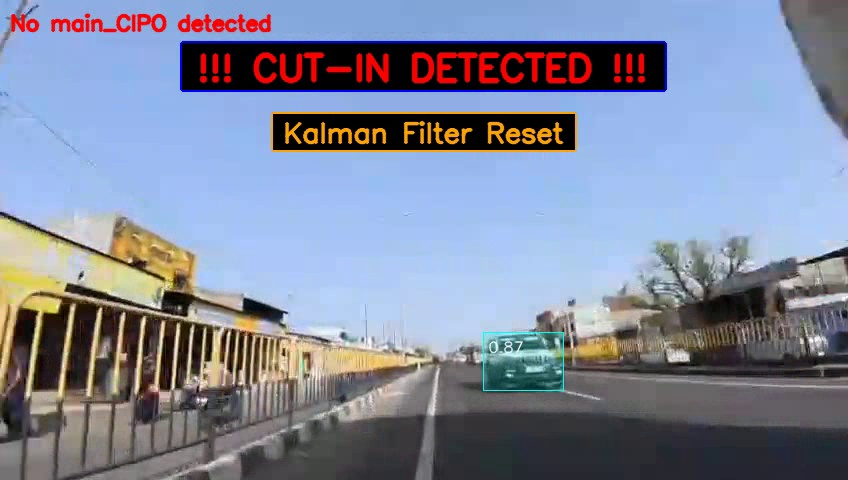
#> input picture VisionPilot/software_defined_vehicle/OpenADKit/Test/frame_50.jpg, 848 x 480 px
$ python ipm_bev.py
#> lines starting #> are read from the running program, lines starting #| are printed output that depends on the picture
import cv2
import numpy as np

img = cv2.imread("frame_50.jpg")
#> img is the input picture: shape (480, 848, 3); mean B, G, R 155.9, 135.6, 128.3

h, w = img.shape[:2]
#> h = 480; w = 848

# Assumed camera parameters
camera_height = 1.0      # meters
pitch_deg = 8.0          # assumed downward pitch

# Approximate focal lengths from FOV
fov_x = 120.0

fx = w / (2 * np.tan(np.radians(fov_x / 2)))
#> fx = 244.8
fy = fx
#> fy = 244.8

cx = w / 2
#> cx = 424
cy = h / 2
#> cy = 240

K = np.array([
    [fx, 0, cx],
    [0, fy, cy],
    [0,  0,  1]
])

pitch = np.radians(pitch_deg)

R = np.array([
    [1, 0, 0],
    [0, np.cos(pitch), -np.sin(pitch)],
    [0, np.sin(pitch),  np.cos(pitch)]
])

T = np.array([[0], [camera_height], [0]])

# Simple road trapezoid
src = np.float32([
    [200, h-1],
    [w-200, h-1],
    [380, 250],
    [470, 250]
])

dst = np.float32([
    [250, h],
    [600, h],
    [250, 0],
    [600, 0]
])

H = cv2.getPerspectiveTransform(src, dst)

bev = cv2.warpPerspective(img, H, (w, h))
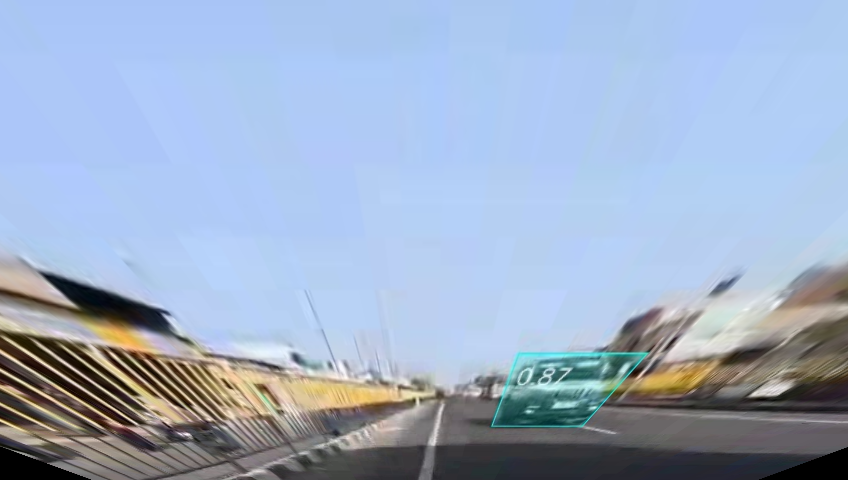
#> bev: shape (480, 848, 3); mean B, G, R 198.8, 174.1, 157.4

cv2.imwrite("frame50_bev.jpg", bev)

cv2.imshow("Original", img)
cv2.imshow("BEV", bev)

cv2.waitKey(0)
cv2.destroyAllWindows()

$ run again, with VisionPilot/software_defined_vehicle/OpenADKit/Test/frame_150.jpg copied over VisionPilot/software_defined_vehicle/OpenADKit/Test/frame_50.jpg
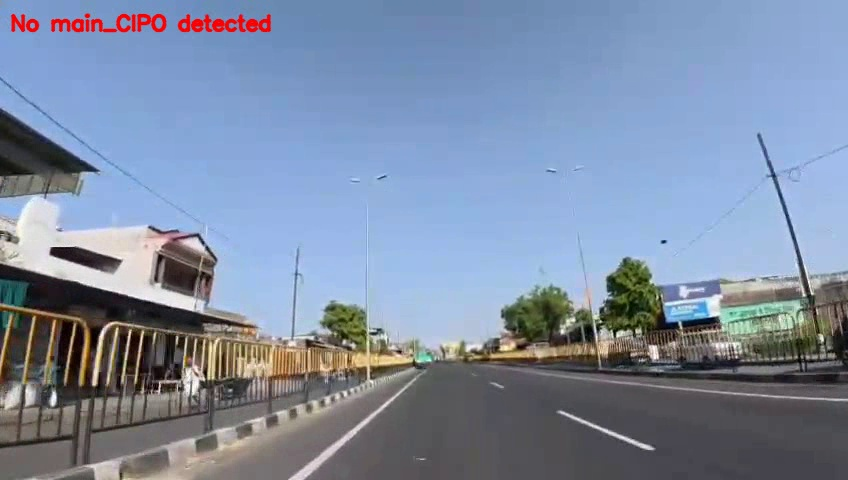
#> input picture VisionPilot/software_defined_vehicle/OpenADKit/Test/frame_150.jpg, 848 x 480 px
#> img is the input picture: shape (480, 848, 3); mean B, G, R 163.2, 140.1, 126
#> `bev = cv2.warpPerspective(img, H, (w, h))`:
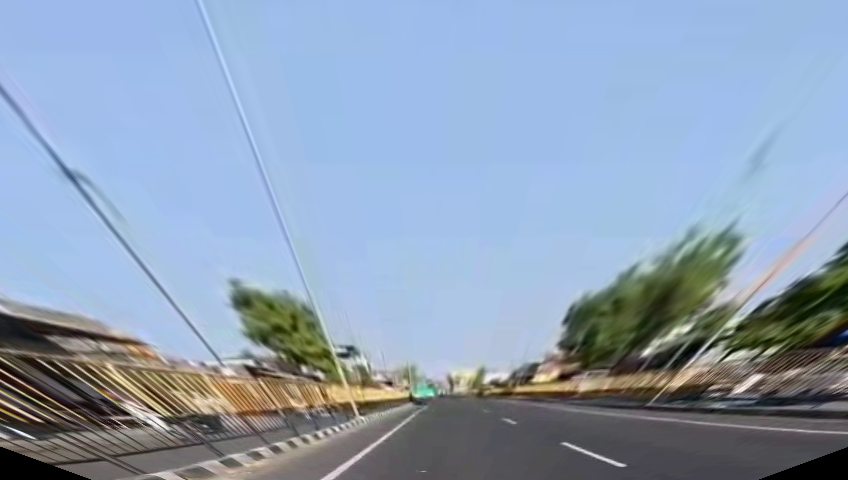
#> bev: shape (480, 848, 3); mean B, G, R 181.4, 159.5, 141.7

$ run again, with VisionPilot/software_defined_vehicle/OpenADKit/Test/frame_250.jpg copied over VisionPilot/software_defined_vehicle/OpenADKit/Test/frame_50.jpg
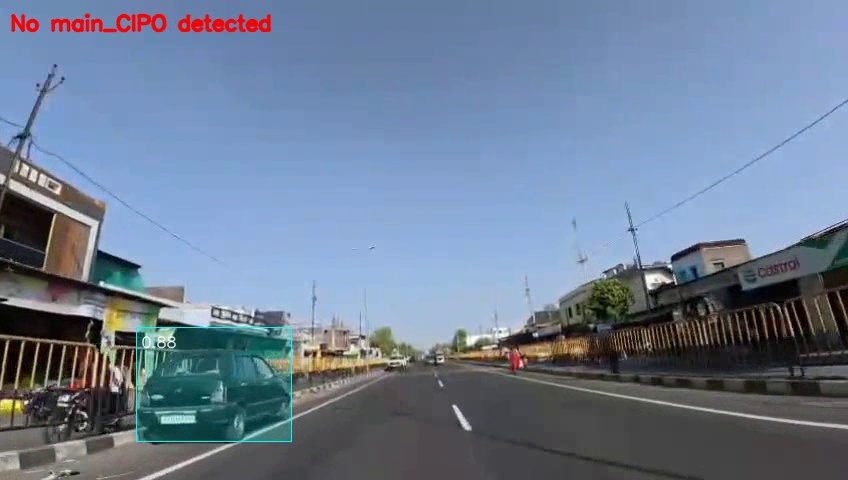
#> input picture VisionPilot/software_defined_vehicle/OpenADKit/Test/frame_250.jpg, 848 x 480 px
#> img is the input picture: shape (480, 848, 3); mean B, G, R 148.2, 125.7, 109.5
#> `bev = cv2.warpPerspective(img, H, (w, h))`:
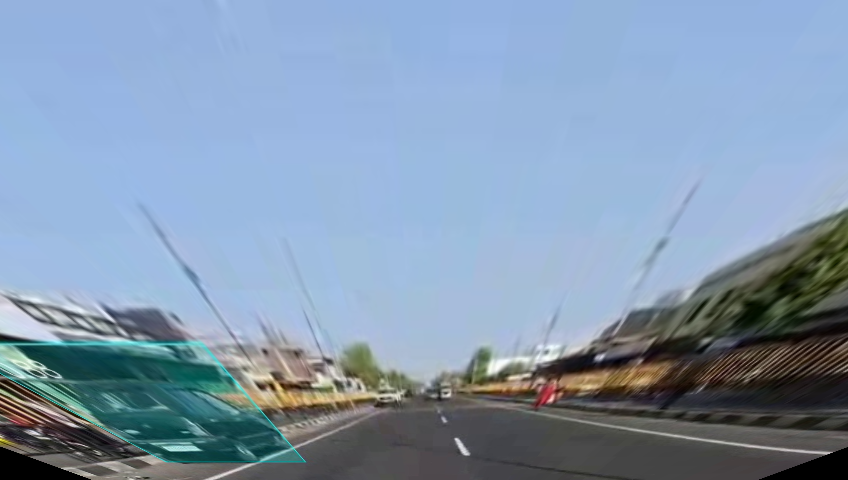
#> bev: shape (480, 848, 3); mean B, G, R 175.4, 152.2, 131

$ run again, with VisionPilot/software_defined_vehicle/OpenADKit/Test/CIPO.jpg copied over VisionPilot/software_defined_vehicle/OpenADKit/Test/frame_50.jpg
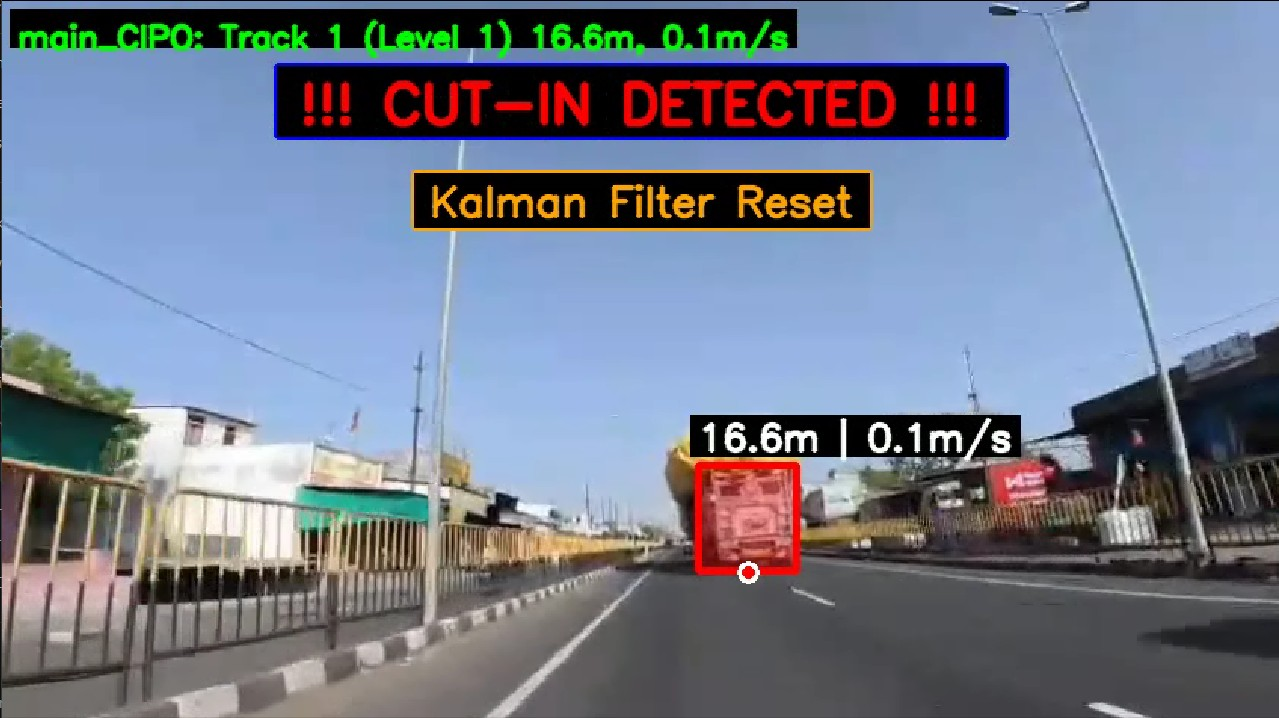
#> input picture VisionPilot/software_defined_vehicle/OpenADKit/Test/CIPO.jpg, 1279 x 718 px
#> img is the input picture: shape (718, 1279, 3); mean B, G, R 139.7, 122.9, 114.5
#> `bev = cv2.warpPerspective(img, H, (w, h))`:
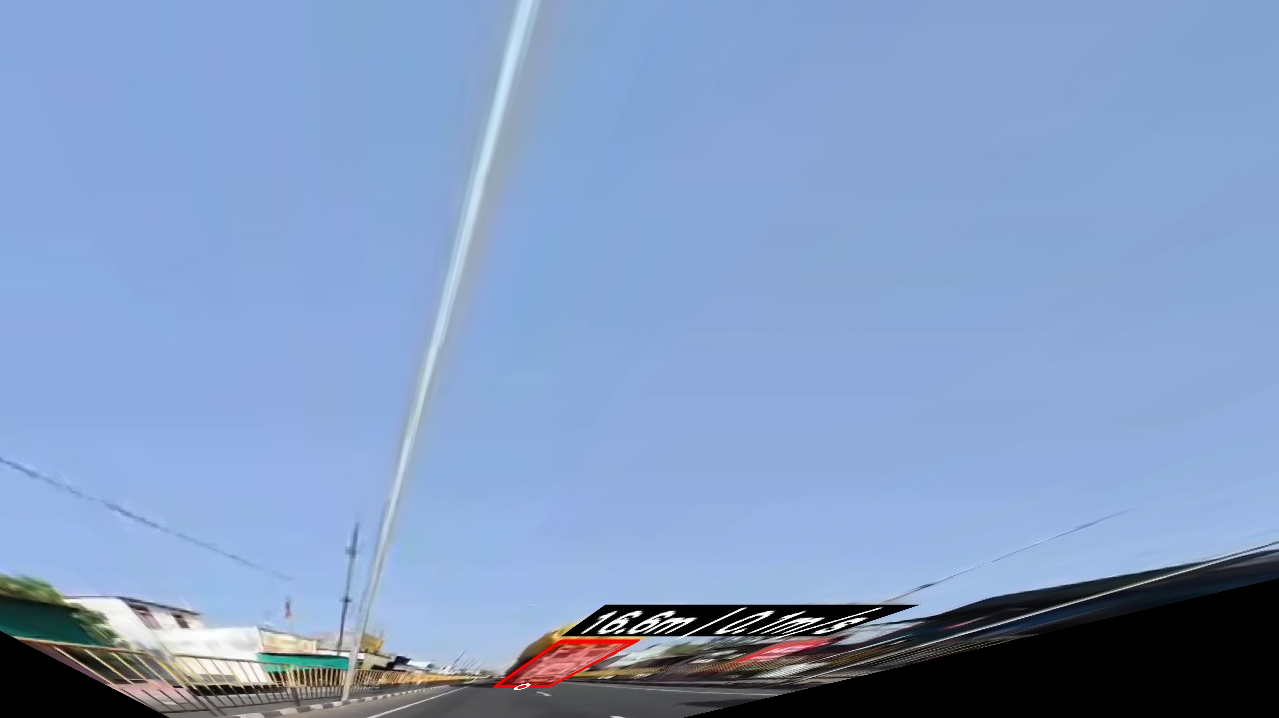
#> bev: shape (718, 1279, 3); mean B, G, R 194.6, 155.5, 130.6
